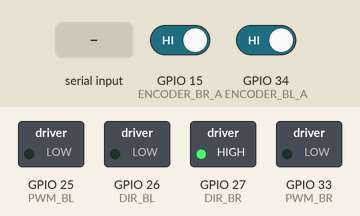
Bench run of a program on a simulated ESP32. Parts: switched loads named in the program (green lamp = pin HIGH). The inputs (shaded band) are chosen by the test bench; at power-on: GPIO 15 (ENCODER_BR_A) HIGH, GPIO 34 (ENCODER_BL_A) HIGH. What the program prints to the serial monitor is not drawn.

Above: at 1.2 s.
1.3 s: "M1:90 M2:45\n" received over Serial
At 1.72 s:
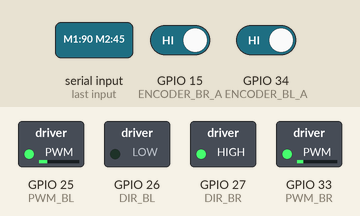
4.3 s: "M1:90 M2:45\n" received over Serial
At 7.0 s:
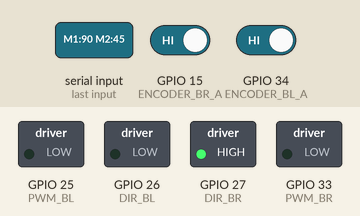
Timing chart, 0 to 8.5 s (numbered marks = the images above; inputs shaded):
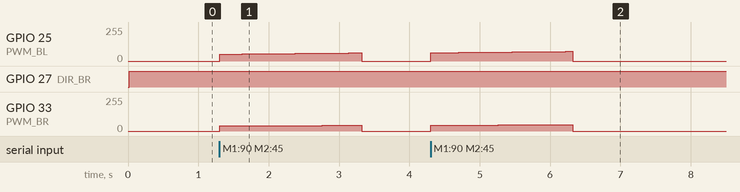

The program:

main.cpp
```cpp
#include <Arduino.h>
#include "PIDController.h"

// =============================================================================
// PIN DEFINITIONS — ESP32 Feather V2, REAR board
// =============================================================================
// Back Left (BL) — Matches ROS "M1"
const int ENCODER_BL_A = 34;
const int ENCODER_BL_B = 39;
const int PWM_BL = 25;
const int DIR_BL = 26;
const int PWM_CH_BL = 0;

// Back Right (BR) — Matches ROS "M2"
const int ENCODER_BR_A = 15;
const int ENCODER_BR_B = 32;
const int PWM_BR = 33;
const int DIR_BR = 27;
const int PWM_CH_BR = 1;

// =============================================================================
// ENCODER TICKS
// =============================================================================
volatile long ticks_BL = 0; long prev_ticks_BL = 0;
volatile long ticks_BR = 0; long prev_ticks_BR = 0;

// =============================================================================
// VELOCITY FILTERS
// =============================================================================
float vel_history_BL[4] = {0, 0, 0, 0}; int vel_index_BL = 0;
float vel_history_BR[4] = {0, 0, 0, 0}; int vel_index_BR = 0;

// =============================================================================
// PID CONTROLLERS — Tuned for 20ms Loop
// =============================================================================
PIDController pidBL(0.1f, 0.02f, 0.0f, 0.02f, 15000.0f);
PIDController pidBR(0.1f, 0.02f, 0.0f, 0.02f, 15000.0f);

// =============================================================================
// TARGET SPEEDS (ticks/sec) — set via serial
// =============================================================================
float target_BL = 0.0f;
float target_BR = 0.0f;

// =============================================================================
// SERIAL PARSING
// =============================================================================
String input_string = "";
unsigned long last_msg_time = 0;

// =============================================================================
// HARDWARE TIMER
// =============================================================================
hw_timer_t * timer = NULL;
volatile bool run_pid_flag = false;
void IRAM_ATTR onTimer() { run_pid_flag = true; }

// =============================================================================
// ENCODER ISRs
// =============================================================================
// NOTE: If a wheel runs away to max speed, flip the ++ and -- here!
void IRAM_ATTR readEncoderBL() { if (digitalRead(ENCODER_BL_B)) ticks_BL++; else ticks_BL--; }
void IRAM_ATTR readEncoderBR() { if (digitalRead(ENCODER_BR_B)) ticks_BR++; else ticks_BR--; }

// =============================================================================
// TIMERS
// =============================================================================
unsigned long last_print_time = 0;

// =============================================================================
// VELOCITY HELPER
// =============================================================================
float computeVelocity(long cur, long &prev, float* history, int &index) {
  float raw = (cur - prev) / 0.02f;
  prev = cur;
  if (raw >  5000.0f) raw =  5000.0f;
  if (raw < -5000.0f) raw = -5000.0f;
  history[index] = raw;
  index = (index + 1) % 4;
  return (history[0] + history[1] + history[2] + history[3]) / 4.0f;
}

// =============================================================================
// SETUP
// =============================================================================
void setup() {
  Serial.begin(115200);

  // Encoder pins
  pinMode(ENCODER_BL_A, INPUT_PULLUP); pinMode(ENCODER_BL_B, INPUT_PULLUP);
  pinMode(ENCODER_BR_A, INPUT_PULLUP); pinMode(ENCODER_BR_B, INPUT_PULLUP);
  attachInterrupt(digitalPinToInterrupt(ENCODER_BL_A), readEncoderBL, RISING);
  attachInterrupt(digitalPinToInterrupt(ENCODER_BR_A), readEncoderBR, RISING);

  // Motor pins
  pinMode(DIR_BL, OUTPUT); pinMode(DIR_BR, OUTPUT);
  ledcSetup(PWM_CH_BL, 5000, 8); ledcAttachPin(PWM_BL, PWM_CH_BL);
  ledcSetup(PWM_CH_BR, 5000, 8); ledcAttachPin(PWM_BR, PWM_CH_BR);
  ledcWrite(PWM_CH_BL, 0);
  ledcWrite(PWM_CH_BR, 0);

  // 20ms hardware timer
  timer = timerBegin(0, 80, true);
  timerAttachInterrupt(timer, &onTimer, true);
  timerAlarmWrite(timer, 20000, true);
  timerAlarmEnable(timer);

  last_msg_time = millis();
  Serial.println("BACK ready");
}

// =============================================================================
// LOOP
// =============================================================================
void loop() {

  // --- 1. RECEIVE COMMANDS ---
  // Matches "M1:xxx M2:xxx\n" (M1 goes to BL, M2 goes to BR)
  while (Serial.available() > 0) {
    char c = Serial.read();
    if (c == '\n') {
      float v1, v2;
      if (sscanf(input_string.c_str(), "M1:%f M2:%f", &v1, &v2) == 2) {
        // Convert the incoming RPM back into Ticks/Sec
        target_BL = (v1 / 60.0f) * 175.0f;
        target_BR = (v2 / 60.0f) * 175.0f;
        last_msg_time = millis();
      }
      input_string = "";
    } else {
      input_string += c;
    }
  }

  // --- 1b. SAFETY STOP (Relaxed 2000ms for Keyboard Teleop) ---
  if (millis() - last_msg_time > 2000) {
    target_BL = 0.0f;
    target_BR = 0.0f;
  }

  // --- 2. PID LOOP (every 20ms) ---
  if (run_pid_flag) {
    run_pid_flag = false;

    noInterrupts();
    long cur_BL = ticks_BL;
    long cur_BR = ticks_BR;
    interrupts();

    float vel_BL = computeVelocity(cur_BL, prev_ticks_BL, vel_history_BL, vel_index_BL);
    float vel_BR = computeVelocity(cur_BR, prev_ticks_BR, vel_history_BR, vel_index_BR);

    // --- Motor 1 (Back Left) Deadband & Minimum Power ---
    float out_BL = 0.0f;
    if (abs(target_BL) < 2.0f) {
      out_BL = 0.0f;
    } else {
      out_BL = pidBL.compute(target_BL, vel_BL);
      if (target_BL > 0.0f) out_BL += 25.0f;
      if (target_BL < 0.0f) out_BL -= 25.0f;
    }

    // --- Motor 2 (Back Right) Deadband & Minimum Power ---
    float out_BR = 0.0f;
    if (abs(target_BR) < 2.0f) {
      out_BR = 0.0f;
    } else {
      out_BR = pidBR.compute(target_BR, vel_BR);
      if (target_BR > 0.0f) out_BR += 25.0f;
      if (target_BR < 0.0f) out_BR -= 25.0f;
    }

    out_BL = constrain(out_BL, -255.0f, 255.0f);
    out_BR = constrain(out_BR, -255.0f, 255.0f);

    // BL: forward = LOW
    digitalWrite(DIR_BL, out_BL >= 0 ? LOW : HIGH);
    ledcWrite(PWM_CH_BL, (int)abs(out_BL));

    // BR: inverted vs BL — forward = HIGH
    digitalWrite(DIR_BR, out_BR >= 0 ? HIGH : LOW);
    ledcWrite(PWM_CH_BR, (int)abs(out_BR));

    // --- 3. SEND CUMULATIVE TICKS TO HOST (every 50ms) ---
    // Sends M1 and M2 so ROS knows what it is looking at
    if (millis() - last_print_time >= 50) {
      last_print_time = millis();
      Serial.printf("ENC:M1:%ld M2:%ld\n", ticks_BL, ticks_BR);
    }
  }
}
```

PIDController.h
```cpp
#pragma once

class PIDController {
  private:
    float Kp, Ki, Kd;
    float integral;
    float error_prior;
    float iteration_time;
    float max_integral;

  public:
    PIDController(float p, float i, float d, float dt, float max_i);
    float compute(float desired_velocity, float actual_velocity);
};
```

PIDController.cpp
```cpp
#include "PIDController.h"

PIDController::PIDController(float p, float i, float d, float dt, float max_i) {
    Kp = p; Ki = i; Kd = d;
    iteration_time = dt; max_integral = max_i;
    integral = 0.0f; error_prior = 0.0f;
}

float PIDController::compute(float desired_velocity, float actual_velocity) {
    float error = desired_velocity - actual_velocity;
    integral = integral + (error * iteration_time);

    if (integral > max_integral) integral = max_integral;
    else if (integral < -max_integral) integral = -max_integral;

    float derivative = (error - error_prior) / iteration_time;

    float output = (Kp * error) + (Ki * integral) + (Kd * derivative);
    error_prior = error;

    return output;
}
```

Measured:
- after the input at 1.3 s, GPIO 25 (PWM_BL): rises from 0/255 to 61/255 in 1.8 s, then falls to 0/255 in 0.18 s; GPIO 33 (PWM_BR): rises from 0/255 to 43/255 in 1.8 s, then falls to 0/255 in 0.18 s
- after the input at 4.3 s, GPIO 25 (PWM_BL): rises from 0/255 to 72/255 in 1.9 s, then falls to 0/255 in 0.10 s; GPIO 33 (PWM_BR): rises from 0/255 to 48/255 in 1.7 s, then falls to 0/255 in 0.28 s
